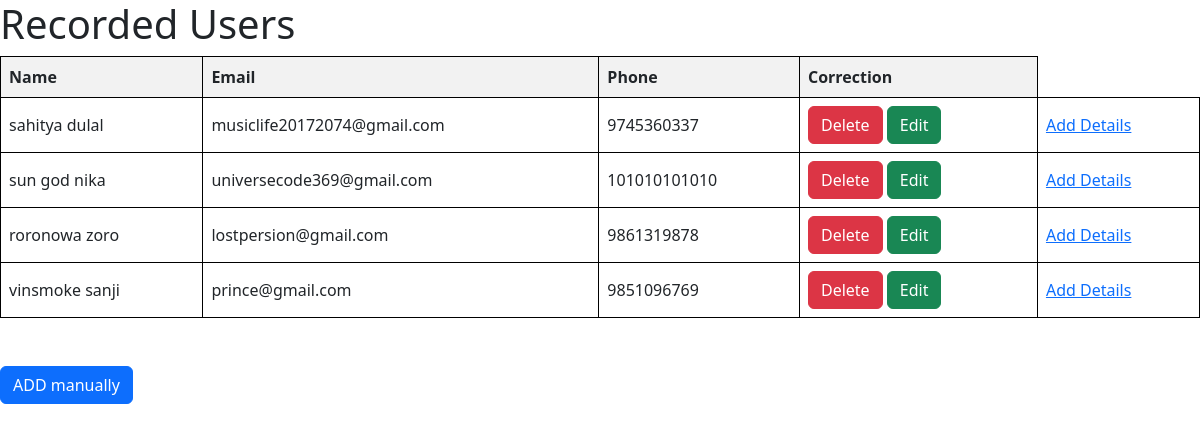
The page /show on the database as committed earlier.
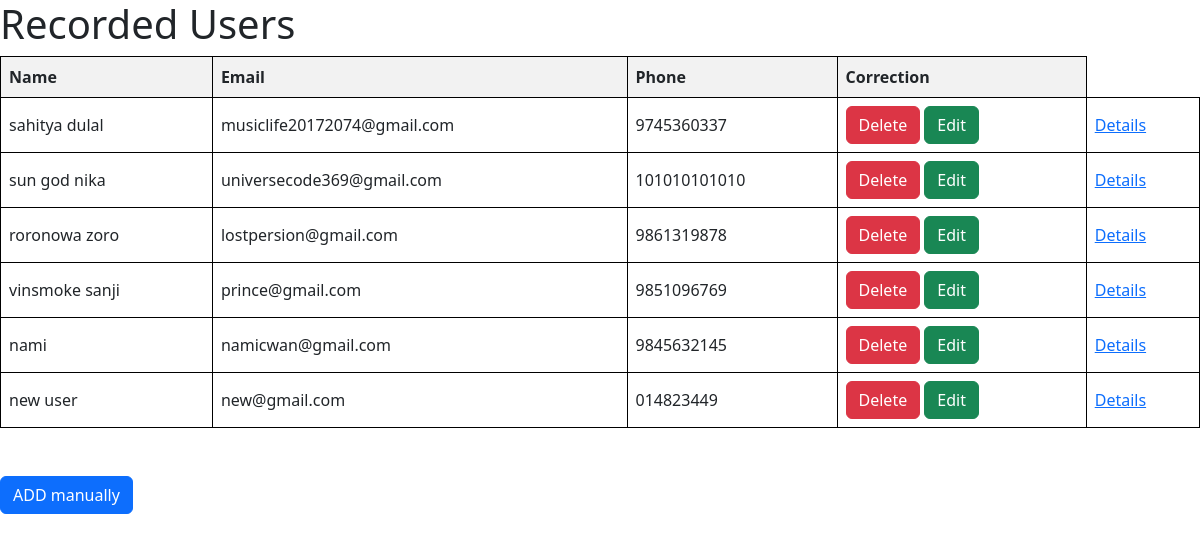
The same page on the database as committed later.
### app.py (models this page shows, shortened)
class User(db.Model):
    id = db.Column(db.Integer, primary_key=True)
    name = db.Column(db.String(80), nullable=False)
    email = db.Column(db.String(120), unique=True, nullable=False)
    phone = db.Column(db.String(15), nullable=False)

### app.py (the view)
@app.route('/show')
def show():
    users= User.query.all()
    return render_template('show.html', users=users)

### app.py (called while the page is built)
@app.before_request
def create_tables():
    db.create_all()

### templates/show.html (shortened to what this page needs)
{% extends 'base.html' %}
{% block body %}
    <h1>Recorded Users</h1>
    <table>
        <tr>
            <th>Name</th>
            <th>Email</th>
            <th>Phone</th>
            <th>Correction</th>
        </tr>
        {% for user in users %}
        <tr>
            <td>{{ user.name }}</td>
            <td>{{ user.email }}</td>
            <td>{{ user.phone }}</td>
            <td>
                <form method="post" action="{{ url_for('delete_user', user_id=user.id) }}" style="display: inline;">
                    <button class="btn btn-danger" type="submit">Delete</button>
                </form>
                <a class="btn btn-success" href="{{ url_for('edit_user', user_id=user.id) }}">Edit</a>
            </td>
            <td>
                {% if user.info %}
                    <a href="{{ url_for('user_detail', user_id=user.id) }}">Details</a>
                {% else %}
                    <a href="{{ url_for('add_user_detail', user_id=user.id) }}">Add Details</a>
                {% endif %}
            </td>
        </tr>
        {% endfor %}
    </table>
    <br>
    <br>
    <a href="/" class="btn btn-primary">ADD manually</a>
    {% endblock %}

### templates/base.html (shortened to what this page needs)
<!DOCTYPE html>
<html lang="en">
<head>
    <link href="https://cdn.jsdelivr.net/npm/bootstrap@5.3.0/dist/css/bootstrap.min.css" rel="stylesheet">
    <link rel="stylesheet" href="{{ url_for('static', filename='style.css') }}">
</head>
<body>
    {% block body %}
    {% endblock body %}
</body>
</html>

### static/style.css (style rules this page uses)
table { border-collapse: collapse; width: 100%; }
th, td { border: 1px solid black; padding: 8px; text-align: left; }
th { background-color: #f2f2f2; }

Rows that differ between the two databases and show on the page:
computed for User "sahitya dulal": text "Add Details" → "Details"
computed for User "sun god nika": text "Add Details" → "Details"
computed for User "roronowa zoro": text "Add Details" → "Details"
computed for User "vinsmoke sanji": text "Add Details" → "Details"
added User: name "nami", email "namicwan@gmail.com", phone "9845632145"
added User: name "new user", email "new@gmail.com", phone "014823449"
